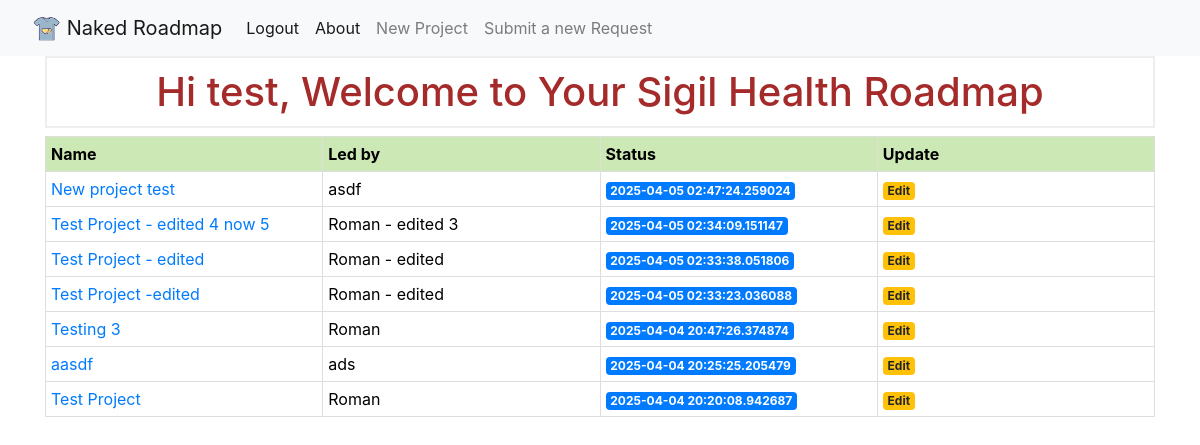
The page /index (signed in) on the database its author committed.
### app/models.py (models this page shows, shortened)
class User(UserMixin, db.Model):
    id: so.Mapped[int] = so.mapped_column(primary_key=True)
    username: so.Mapped[str] = so.mapped_column(sa.String(64), index=True, unique=True)
    email: so.Mapped[str] = so.mapped_column(sa.String(120), index=True, unique=True)
    password_hash: so.Mapped[Optional[str]] = so.mapped_column(sa.String(256))
    posts: so.WriteOnlyMapped['Post'] = so.relationship(back_populates='author')

class Project(db.Model):
    __tablename__ = "project"
    id: so.Mapped[int] = so.mapped_column(primary_key=True)
    name: so.Mapped[str] = so.mapped_column(sa.TEXT())
    created: so.Mapped[datetime] = so.mapped_column(index=True, default=lambda: datetime.now(timezone.utc))
    dri: so.Mapped[str] = so.mapped_column(sa.TEXT())
    team: so.Mapped[str] = so.mapped_column(sa.TEXT())
    context: so.Mapped[str] = so.mapped_column(sa.TEXT())
    why: so.Mapped[str] = so.mapped_column(sa.TEXT())
    requirements: so.Mapped[str] = so.mapped_column(sa.TEXT())
    launch: so.Mapped[str] = so.mapped_column(sa.TEXT())

### app/routes.py (the view)
@app.route('/')
@app.route('/index')
@login_required # If you want to toggle someone forced to log in to see roadmap, you can use this.
def index():
    projects = (
        Project.query
        .order_by(Project.created.desc())
        .all()
    )
    return render_template('index.html', title='Home', projects=projects, config=Config)

### app/models.py (called while the page is built)
@login.user_loader
def load_user(id):
    return db.session.get(User, int(id))

### app/templates/index.html
{% extends 'base.html' %}
{% block content %}
    <h1>{% block title %}Hi {{ current_user.username }}, Welcome to Your {{ config.company_name }} Roadmap{% endblock %}</h1>
    <div class="table_projects" role="region" tabindex="0">
        <table>
            <thead>
                <tr>
                    <th>Name</th>
                    <th>Led by</th>
                    <th>Status</th>
                    <th>Update</th>
                </tr>
            </thead>
            <tbody>
                {% for project in projects %}
                <tr>
                    <td>
                        <a href="{{ url_for('project', project_id=project['id']) }}">{{ project.name }}</a>
                    </td>
                    <td>{{ project.dri }}</td>
                    <td>
                        <span class="badge badge-primary">{{ project.created }}</span>
                    </td>
                    <td>
                        <a href="{{ url_for('edit', project_id=project.id) }}"><span class="badge badge-warning">Edit</span></a>
                    </td>
                </tr>
                {% endfor %}
            </tbody>
        </table>
    </div>
{% endblock %}

### app/templates/base.html (shortened to what this page needs)
<!doctype html>
<html lang="en">
  <head>
    <link rel="stylesheet" href="https://stackpath.bootstrapcdn.com/bootstrap/4.3.1/css/bootstrap.min.css">
    <link rel="stylesheet" type="text/css" href={{ url_for('static', filename='style.css')}}>
  </head>
  <body>
    <nav class="navbar navbar-expand-md navbar-light bg-light">
        <a class="navbar-brand" href="{{ url_for('index')}}">
          Naked Roadmap</a>
        <div class="collapse navbar-collapse" id="navbarNav">
            <ul class="navbar-nav">
            {% if current_user.is_anonymous %}
            <li class="nav-item active">
              <a class="nav-link" href="{{ url_for('login') }}">Login</a>
            </li>
            {% else %}
            <li class="nav-item active">
              <a class="nav-link" href="{{ url_for('logout') }}">Logout</a>
            </li>
            {% endif %}
            <li class="nav-item active">
                <a class="nav-link" href="#">About</a>
            </li>
            <li class="nav-item">
              <a class="nav-link" href="{{url_for('create')}}">New Project</a>
            </li>
            <li class="nav-item">
              <a class="nav-link" href="{{url_for('submitrequest')}}">Submit a new Request</a>
            </li>
            </ul>
        </div>
    </nav>
    <div class="container">
        {% block content %} {% endblock %}
    </div>
  </body>
</html>

### app/static/style.css (style rules this page uses)
h1 { border: 2px #eee solid; color: brown; text-align: center; padding: 10px; }
.table_projects { overflow: auto; width: 100%; }
.table_projects table { border: 1px solid #dededf; height: 100%; width: 100%; table-layout: fixed; border-collapse: collapse; border-spacing: 1px; text-align: left; }
.table_projects th { border: 1px solid #dededf; background-color: #cce8b5; color: #000000; padding: 5px; }
.table_projects td { border: 1px solid #dededf; background-color: #ffffff; color: #000000; padding: 5px; }

### rows shown on the page
User: username "test"
Project: name "New project test", dri "asdf", created "2025-04-05 02:47:24.259024"
Project: name "Test Project - edited 4 now 5", dri "Roman - edited 3", created "2025-04-05 02:34:09.151147"
Project: name "Test Project - edited", dri "Roman - edited", created "2025-04-05 02:33:38.051806"
Project: name "Test Project -edited", dri "Roman - edited", created "2025-04-05 02:33:23.036088"
Project: name "Testing 3", dri "Roman", created "2025-04-04 20:47:26.374874"
Project: name "aasdf", dri "ads", created "2025-04-04 20:25:25.205479"
Project: name "Test Project", dri "Roman", created "2025-04-04 20:20:08.942687"

### other values the page prints
{{ config.company_name }} "Sigil Health"
